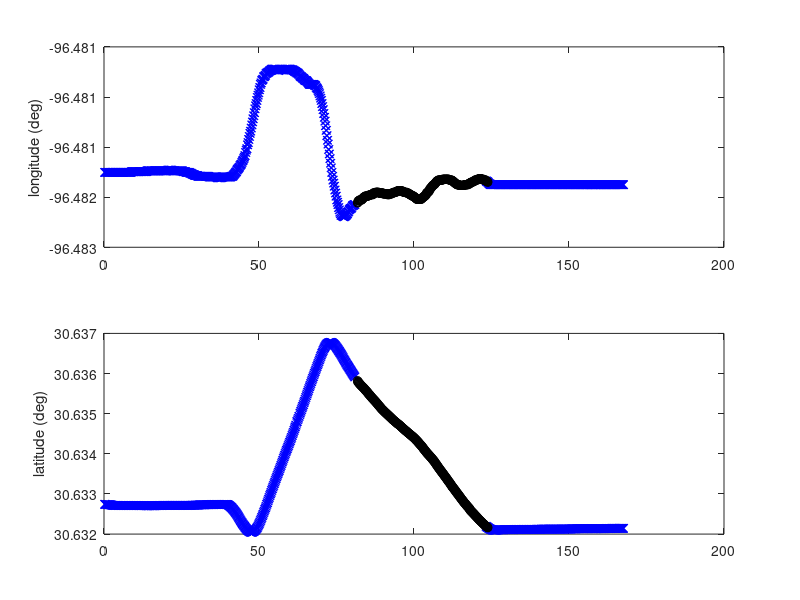
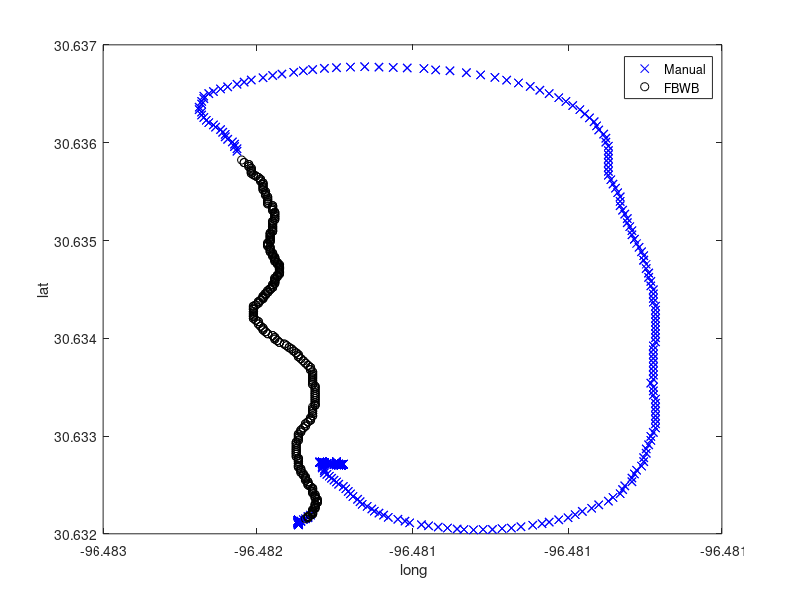
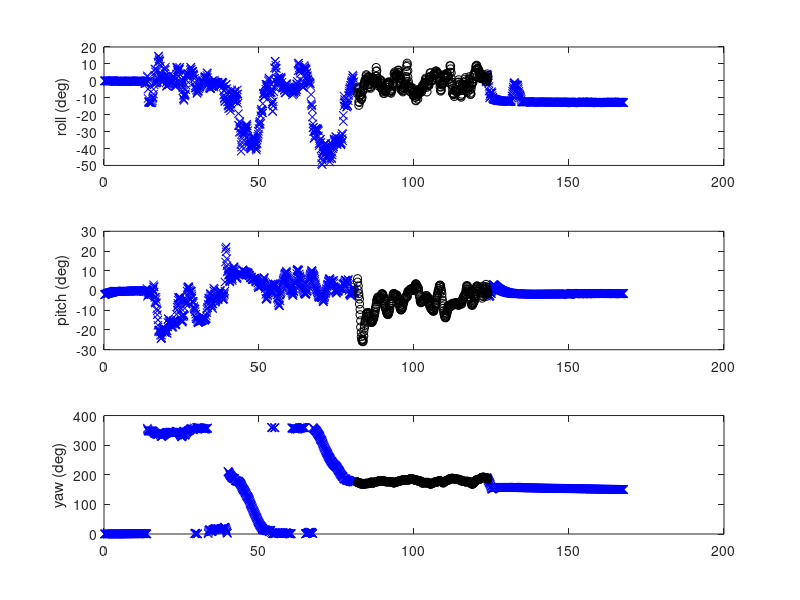
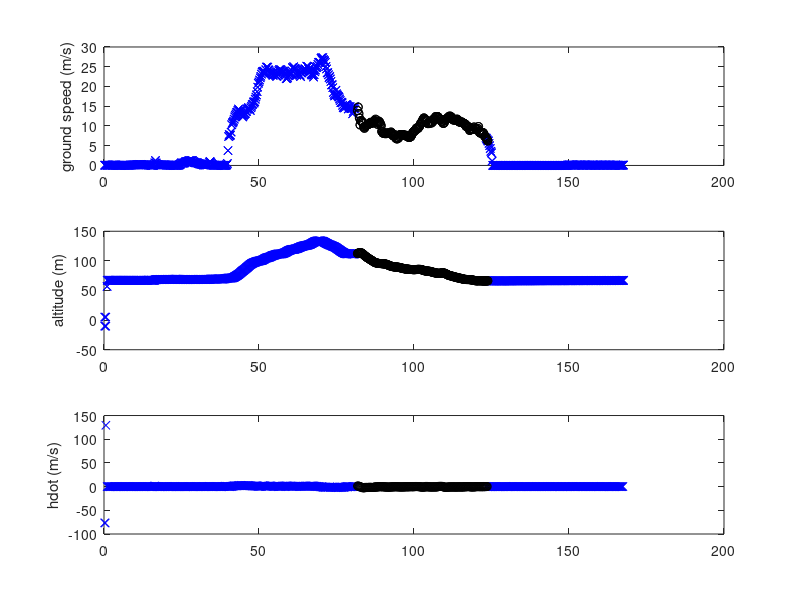

The MATLAB script that drew these images, in order: (Note: this script raises an error after producing the figures.)
%   the rest of this is old and needs to be modified    %
%% process data
clear variables;
close all;
load log_17.mat;

land = 1;%1 or 2 for first or second landing

LAT0 = 30.6325694444444;
LONG0 = -96.4819777777778;

way_flag = 0;%flag if waypoints are associated with logs

%convert gps time to seconds
gps(:,1) = (gps(:,1) - gps(1,1))/1000;

%process the logged modes
manual = [];
stab = [];
fbwb = [];
auto = [];
for i = 1:modcount
    if strfind(mod{i},'Manual')
        if i == modcount
            manual = [manual [crossovers(i)+1;gpscount]];
        else
            manual = [manual [crossovers(i)+1;crossovers(i+1)]];
        end
    end
    if strfind(mod{i},'Stabilize')
        if i == modcount
            stab = [stab [crossovers(i)+1;gpscount]];
        else
            stab = [stab [crossovers(i)+1;crossovers(i+1)]];
        end
    end
    if strfind(mod{i},'AUTO')
        if i == modcount
            auto = [auto [crossovers(i)+1;gpscount]];
        else
            auto = [auto [crossovers(i)+1;crossovers(i+1)]];
        end
    end
    if strfind(mod{i},'FBW_B')
        if i == modcount
            fbwb = [fbwb [crossovers(i)+1;gpscount]];
        else
            fbwb = [fbwb [crossovers(i)+1;crossovers(i+1)]];
        end
    end
end

manualindices = [];
autoindices = [];
stabindices = [];
fbwbindices = [];
for i = 1:size(manual,2)
    manualindices = [manualindices manual(1,i):manual(2,i)];
end
for i = 1:size(auto,2)
    autoindices = [autoindices auto(1,i):auto(2,i)];
end
for i = 1:size(stab,2)
    stabindices = [stabindices stab(1,i):stab(2,i)];
end
for i = 1:size(fbwb,2)
    fbwbindices = [fbwbindices fbwb(1,i):fbwb(2,i)];
end

% delete any times with no gps lock
inddel = find(gps(:,4)==0);
for i = 1:length(manualindices)
    if i > length(manualindices)
        break;
    end
    if gps(manualindices(i),4) == 0
        manualindices(i) = [];
        manualindices(i+1:end) = manualindices(i+1:end)-1;
    end
end
for i = 1:length(autoindices)
    if i > length(autoindices)
        break;
    end
    if gps(autoindices(i),4) == 0
        autoindices(i) = [];
        autoindices(i+1:end) = autoindices(i+1:end)-1;
    end
end
for i = 1:length(stabindices)
    if i > length(stabindices)
        break;
    end
    if gps(stabindices(i),4) == 0
        stabindices(i) = [];
        stabindices(i+1:end) = stabindices(i+1:end)-1;
    end
end
for i = 1:length(fbwbindices)
    if i > length(fbwbindices)
        break;
    end
    if gps(fbwbindices(i),4) == 0
        fbwbindices(i) = [];
        fbwbindices(i+1:end) = fbwbindices(i+1:end)-1;
    end
end

gps(inddel,:) = [];

gps(:,1) = gps(:,1) - gps(1,1);
gpstime = gps(:,1);
gps = gps(:,4:end);

%trim vectors to match gps length: gps is at 10 Hz, attitude at 10 Hz
if attcount<gpscount
    %extend the data vectors
    att(attcount+1:end,:) = 0;
else
    %truncate the data vectors
    att = att(1:gpscount,:);
end
att(inddel,:) = [];

if land == 2
    inddel2 = find(gpstime < 0 & gpstime > -86232);
    gpstime = gpstime - min(gpstime);
else if land == 1
        inddel2 = find(gpstime > 0 | gpstime < -86232 );
        gpstime(gpstime < 0) = gpstime(gpstime < 0) + max(gpstime) - min(gpstime(gpstime < 0));
    else
        return
    end
end
manualindices(manualindices < min(inddel2) | manualindices > max(inddel2)) = [];
autoindices(autoindices < min(inddel2) | autoindices > max(inddel2)) = [];
stabindices(stabindices < min(inddel2) | stabindices > max(inddel2)) = [];
fbwbindices(fbwbindices < min(inddel2) | fbwbindices > max(inddel2)) = [];

% convert attitude to degrees
att = att./100;
%gps properties
alt = gps(:,4);
gspeed = gps(:,6);
ghdg = gps(:,7);

% plot GPS histories
figure;
subplot(211);
plot(gpstime(manualindices),gps(manualindices,2),'bx');
hold on;
plot(gpstime(autoindices),gps(autoindices,2),'rd');
plot(gpstime(stabindices),gps(stabindices,2),'gs');
plot(gpstime(fbwbindices),gps(fbwbindices,2),'ko');
ylabel('longitude (deg)');

subplot(212);
plot(gpstime(manualindices),gps(manualindices,1),'bx');
hold on;
plot(gpstime(autoindices),gps(autoindices,1),'rd');
plot(gpstime(stabindices),gps(stabindices,1),'gs');
plot(gpstime(fbwbindices),gps(fbwbindices,1),'ko');
ylabel('latitude (deg)');

% plot GPS long-lat history
figure;
plot(gps(manualindices,2),gps(manualindices,1),'bx');
hold on;
plot(gps(fbwbindices,2),gps(fbwbindices,1),'ko');
plot(gps(autoindices,2),gps(autoindices,1),'rd');
plot(gps(stabindices,2),gps(stabindices,1),'gs');

if way_flag
    plot(lons,lats,'mx','markersize',12,'linewidth',2);
end
legend('Manual','FBWB','AUTO','Stabilize');

ylabel('lat');
xlabel('long');

% plot attitude histories
figure;
subplot(311);
plot(gpstime(manualindices),att(manualindices,1),'bx');
hold on;
plot(gpstime(autoindices),att(autoindices,1),'rd');
plot(gpstime(stabindices),att(stabindices,1),'gs');
plot(gpstime(fbwbindices),att(fbwbindices,1),'ko');
ylabel('roll (deg)');

subplot(312);
plot(gpstime(manualindices),att(manualindices,2),'bx');
hold on;
plot(gpstime(autoindices),att(autoindices,2),'rd');
plot(gpstime(stabindices),att(stabindices,2),'gs');
plot(gpstime(fbwbindices),att(fbwbindices,2),'ko');
ylabel('pitch (deg)');

subplot(313);
plot(gpstime(manualindices),att(manualindices,3),'bx');
hold on;
plot(gpstime(autoindices),att(autoindices,3),'rd');
plot(gpstime(stabindices),att(stabindices,3),'gs');
plot(gpstime(fbwbindices),att(fbwbindices,3),'ko');
ylabel('yaw (deg)');

% plot ground speed
figure;
subplot(311);
plot(gpstime(manualindices),gspeed(manualindices),'bx');
hold on;
plot(gpstime(autoindices),gspeed(autoindices),'rd');
plot(gpstime(stabindices),gspeed(stabindices),'gs');
plot(gpstime(fbwbindices),gspeed(fbwbindices),'ko');
ylabel('ground speed (m/s)');

subplot(312);
plot(gpstime(manualindices),alt(manualindices),'bx');
hold on;
plot(gpstime(autoindices),alt(autoindices),'rd');
plot(gpstime(stabindices),alt(stabindices),'gs');
plot(gpstime(fbwbindices),alt(fbwbindices),'ko');
ylabel('altitude (m)');
%plot descent rate
subplot(313);
plot(gpstime(manualindices(1:end-1)),diff(alt(manualindices))./diff(gpstime(manualindices)),'bx');
hold on;
plot(gpstime(autoindices(1:end-1)),diff(alt(autoindices))./diff(gpstime(autoindices)),'rd');
plot(gpstime(stabindices(1:end-1)),diff(alt(stabindices))./diff(gpstime(stabindices)),'gs');
plot(gpstime(fbwbindices(1:end-1)),diff(alt(fbwbindices))./diff(gpstime(fbwbindices)),'ko');
ylabel('hdot (m/s)');

figure;
subplot(211);
plot(-d2r*6378100*(gps(fbwbindices,1)-LAT0),alt(fbwbindices),'k-o');
ylabel('altitude (m)');
xlabel('X-position (m)');

subplot(212);
plot(-d2r*6378100*(gps(fbwbindices,2)-LONG0),-d2r*6378100*(gps(fbwbindices,1)-LAT0),'ko');
xlabel('Y-position (m)');
ylabel('X-position (m)');